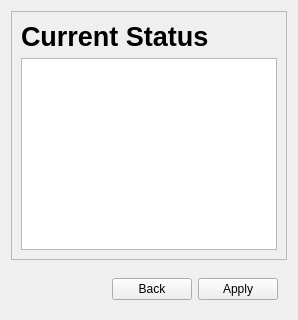
     <widget class="QWidget" name="page_2">
      <layout class="QVBoxLayout" name="verticalLayout_3">
       <item>
        <widget class="QFrame" name="frame_22">
         <property name="frameShape">
          <enum>QFrame::StyledPanel</enum>
         </property>
         <property name="frameShadow">
          <enum>QFrame::Raised</enum>
         </property>
         <layout class="QVBoxLayout" name="verticalLayout_2">
          <item>
           <widget class="QLabel" name="L_current_status_1">
            <property name="font">
             <font>
              <pointsize>20</pointsize>
              <bold>true</bold>
             </font>
            </property>
            <property name="text">
             <string>Current Status</string>
            </property>
           </widget>
          </item>
          <item>
           <widget class="QGraphicsView" name="QGV_qrange"/>
          </item>
         </layout>
        </widget>
       </item>
       <item>
        <widget class="QFrame" name="frame_18">
         <property name="frameShape">
          <enum>QFrame::NoFrame</enum>
         </property>
         <property name="frameShadow">
          <enum>QFrame::Raised</enum>
         </property>
         <layout class="QHBoxLayout" name="horizontalLayout_19">
          <property name="leftMargin">
           <number>0</number>
          </property>
          <property name="topMargin">
           <number>0</number>
          </property>
          <property name="rightMargin">
           <number>0</number>
          </property>
          <property name="bottomMargin">
           <number>0</number>
          </property>
          <item>
           <widget class="QFrame" name="frame_23">
            <property name="frameShape">
             <enum>QFrame::NoFrame</enum>
            </property>
            <property name="frameShadow">
             <enum>QFrame::Raised</enum>
            </property>
            <layout class="QHBoxLayout" name="horizontalLayout_23">
             <property name="leftMargin">
              <number>12</number>
             </property>
             <property name="topMargin">
              <number>12</number>
             </property>
            </layout>
           </widget>
          </item>
          <item>
           <widget class="QFrame" name="frame_21">
            <property name="frameShape">
             <enum>QFrame::NoFrame</enum>
            </property>
            <property name="frameShadow">
             <enum>QFrame::Raised</enum>
            </property>
            <layout class="QHBoxLayout" name="horizontalLayout_22">
             <property name="leftMargin">
              <number>12</number>
             </property>
             <property name="topMargin">
              <number>12</number>
             </property>
             <item>
              <widget class="QPushButton" name="PB_back_0">
               <property name="text">
                <string>Back</string>
               </property>
              </widget>
             </item>
             <item>
              <widget class="QPushButton" name="PB_apply_qrange">
               <property name="text">
                <string>Apply</string>
               </property>
              </widget>
             </item>
            </layout>
           </widget>
          </item>
         </layout>
        </widget>
       </item>
      </layout>
     </widget>
